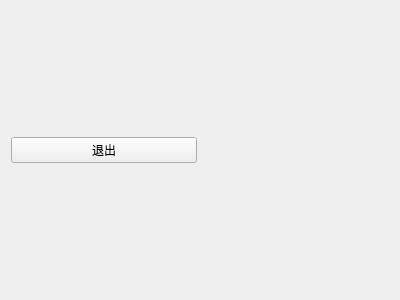
<?xml version="1.0" encoding="UTF-8"?>
<ui version="4.0">
 <class>AeroCLientWidget</class>
 <widget class="QWidget" name="AeroCLientWidget">
  <property name="geometry">
   <rect>
    <x>0</x>
    <y>0</y>
    <width>400</width>
    <height>300</height>
   </rect>
  </property>
  <property name="windowTitle">
   <string>Form</string>
  </property>
  <layout class="QHBoxLayout" name="horizontalLayout">
   <item>
    <layout class="QVBoxLayout" name="verticalLayout"/>
   </item>
   <item>
    <layout class="QVBoxLayout" name="verticalLayout_2">
     <item>
      <widget class="QPushButton" name="pushButton">
       <property name="text">
        <string>退出</string>
       </property>
      </widget>
     </item>
    </layout>
   </item>
   <item>
    <layout class="QGridLayout" name="gridLayout"/>
   </item>
   <item>
    <widget class="QLabel" name="label">
     <property name="text">
      <string/>
     </property>
     <property name="alignment">
      <set>Qt::AlignCenter</set>
     </property>
    </widget>
   </item>
  </layout>
 </widget>
 <resources/>
 <connections/>
</ui>
